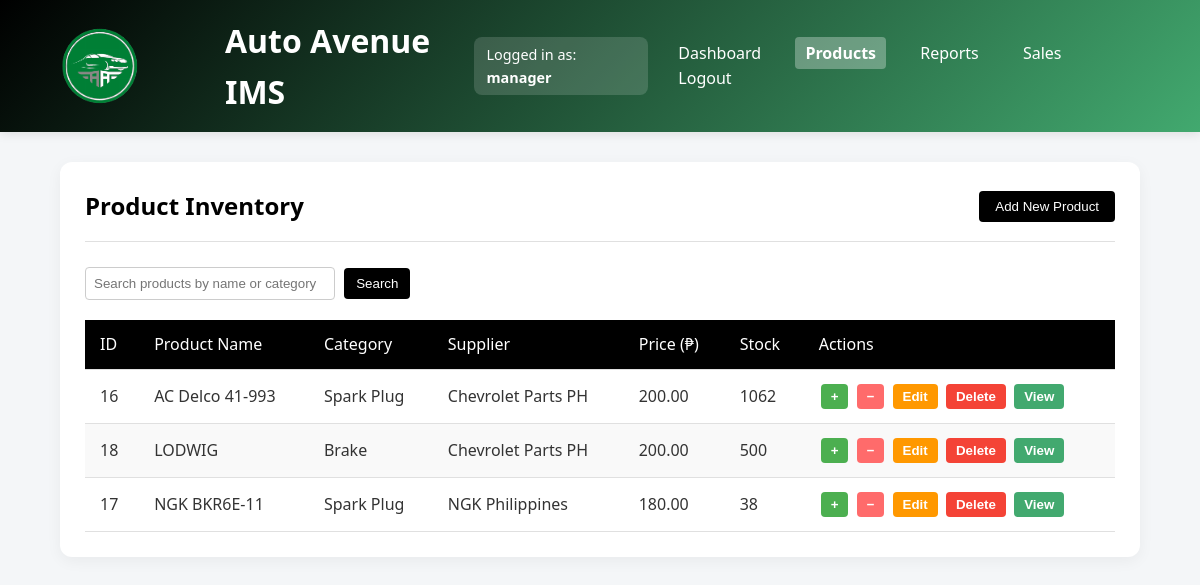
The app's page /products.php (signed in) with its own data.
### tables this page shows
CREATE TABLE `products` (
  `product_id` int(11) NOT NULL,
  `name` varchar(100) NOT NULL,
  `quantity` int(11) NOT NULL DEFAULT 0,
  `price` decimal(10,2) NOT NULL,
  `category` varchar(50) DEFAULT NULL,
  `min_stock_level` int(11) DEFAULT 10,
  `last_updated` timestamp NOT NULL DEFAULT current_timestamp() ON UPDATE current_timestamp(),
  `is_active` tinyint(1) DEFAULT 1,
  `warranty_period` varchar(50) DEFAULT NULL,
  `warranty_terms` text DEFAULT NULL,
  `vin_code` varchar(17) DEFAULT NULL,
  `supplier_id` int(11) DEFAULT NULL,
  `supplier` varchar(100) DEFAULT NULL
);

### products.php (the view, shortened to what this page needs)
<?php
$conn = new mysqli('localhost', 'root', '', 'auto_avenue_db');
$result = null;
try {
    if (isset($_GET['search']) && trim($_GET['search']) !== '') {
        $search = $conn->real_escape_string(trim($_GET['search']));
        $sql = "SELECT * FROM products WHERE is_active = TRUE AND (name LIKE '%$search%' OR category LIKE '%$search%') ORDER BY name ASC";
    } else {
        $sql = "SELECT * FROM products WHERE is_active = TRUE ORDER BY name ASC";
    }
    $result = $conn->query($sql);
} catch (Exception $e) {
    $error_message = $e->getMessage();
}
?>
<!DOCTYPE html>
<html lang="en">
<head>
</head>
<body>
  <header>
    <div class="container">
      <div style="display: flex; align-items: center; gap: 15px;">
        <img src="autoavelogo.svg" alt="Auto Avenue Logo" class="logo" width="150">
        <h1>Auto Avenue IMS</h1>
      </div>
      <?php if (isset($_SESSION['role'])): ?>
        <div style="background-color: rgba(255, 255, 255, 0.15); padding: 6px 12px; border-radius: 8px; font-size: 0.9rem;">
          Logged in as: <strong><?= htmlspecialchars($_SESSION['role']) ?></strong>
        </div>
      <?php endif; ?>
      <nav>
        <a href="dashboard.php">Dashboard</a>
        <a href="products.php"class="active">Products</a>
        <a href="reports.php">Reports</a>
        <a href="sales.php">Sales</a>
        <a href="logout.php">Logout</a>
      </nav>
    </div>
  </header>
  <main class="main-content">
    <div class="page-header">
      <h2>Product Inventory</h2>
      <div>
        <button class="add-product-btn" onclick="location.href='add_product.php'">Add New Product</button>
      </div>
    </div>
    <form method="GET" action="products.php" style="margin-bottom: 20px;">
  <input type="text" name="search" placeholder="Search products by name or category"
         value="<?= isset($_GET['search']) ? htmlspecialchars($_GET['search']) : '' ?>"
         style="padding: 8px; width: 250px; border-radius: 4px; border: 1px solid #ccc;">
  <button type="submit" class="add-product-btn" style="padding: 8px 12px; margin-left: 5px;">Search</button>
</form>
    <?php if ($result && $result->num_rows > 0): ?>
      <table>
        <thead>
          <tr>
            <th>ID</th>
            <th>Product Name</th>
            <th>Category</th>
            <th>Supplier</th>
            <th>Price (₱)</th>
            <th>Stock</th>
            <th>Actions</th>
          </tr>
        </thead>
        <tbody>
          <?php while ($row = $result->fetch_assoc()): ?>
            <tr>
              <td><?= $row['product_id'] ?></td>
              <td><?= htmlspecialchars($row['name']) ?></td>
              <td><?= htmlspecialchars($row['supplier']) ?></td>
              <td><?= htmlspecialchars($row['category']) ?></td>
              <td><?= number_format($row['price'], 2) ?></td>
              <td class="<?= $row['quantity'] <= $row['min_stock_level'] ? 'low-stock' : '' ?>">
                <?= $row['quantity'] ?>
              </td>
              <td>
                <div class="action-buttons">
                  <form class="action-form" action="products.php" method="POST">
                      <button class="action-btn add-btn" type="submit">+</button>
                  </form>
                  <form class="action-form" action="products.php" method="POST">
                      <button class="action-btn remove-btn" type="submit">−</button>
                  </form>
                  <form class="action-form" action="edit_product.php" method="GET">
                      <button class="action-btn edit-btn" type="submit">Edit</button>
                  </form>
                  <form class="action-form" action="delete_product.php" method="POST" onsubmit="return confirm('Are you sure?')">
                      <button class="action-btn delete-btn" type="submit">Delete</button>
                  </form>
                  <button class="action-btn view-btn"
                          onclick="showProductDetails(
                            <?= htmlspecialchars(json_encode([
                              'name' => $row['name'],
                              'category' => $row['category'],
                              'supplier' => $row['supplier'] ?? 'N/A',
                              'price' => number_format($row['price'], 2),
                              'quantity' => $row['quantity'],
                              'min_stock' => $row['min_stock_level'],
                              'warranty_period' => $row['warranty_period'] ?? 'None',
                              'warranty_terms' => $row['warranty_terms'] ?? 'None specified',
                              'vin_code' => $row['vin_code'] ?? 'Not provided'
                            ]), ENT_QUOTES, 'UTF-8') ?>
                          )">
                    View
                  </button>
                </div>
              </td>
            </tr>
          <?php endwhile; ?>
        </tbody>
      </table>
    <?php else: ?>
      <div class="empty-state">
        <p>No products found. Would you like to <a href="add_product.php">add a new product</a>?</p>
      </div>
    <?php endif; ?>
  </main>
</body>
</html>

### products.php (style rules this page uses)
:root { --primary: rgb(0, 0, 0); --primary-light: rgb(66, 169, 111); --secondary: #ff6b6b; --text-color: #333; --text-light: #666; --bg-color: #f4f6f8; --border-color: #e0e0e0; --warning: #ff9800; --danger: #f44336; --info: #2196F3; }
* { box-sizing: border-box; margin: 0; padding: 0; }
body { font-family: 'Segoe UI', Tahoma, Geneva, Verdana, sans-serif; background-color: var(--bg-color); color: var(--text-color); line-height: 1.6; }
header { background: linear-gradient(135deg, var(--primary), var(--primary-light)); color: white; padding: 15px 0; box-shadow: 0 2px 10px rgba(0, 0, 0, 0.1); }
.container { width: 90%; max-width: 1200px; margin: 0 auto; display: flex; justify-content: space-between; align-items: center; }
nav a { color: white; text-decoration: none; margin-left: 20px; font-weight: 500; transition: all 0.3s ease; padding: 5px 10px; border-radius: 4px; }
nav a.active { background-color: rgba(255, 255, 255, 0.3); font-weight: 600; }
.main-content { width: 90%; max-width: 1200px; margin: 30px auto; background: white; border-radius: 12px; box-shadow: 0 4px 15px rgba(0, 0, 0, 0.05); padding: 25px; }
.page-header { display: flex; justify-content: space-between; align-items: center; margin-bottom: 25px; padding-bottom: 15px; border-bottom: 1px solid var(--border-color); }
.page-header h2 { color: var(--primary); }
.add-product-btn { background-color: var(--primary); color: white; border: none; padding: 8px 16px; border-radius: 4px; cursor: pointer; font-weight: 500; transition: background-color 0.3s ease; }
table { width: 100%; border-collapse: collapse; margin-top: 20px; }
th, td { padding: 12px 15px; text-align: left; border-bottom: 1px solid var(--border-color); }
th { background-color: var(--primary); color: white; font-weight: 500; }
tr:nth-child(even) { background-color: #f9f9f9; }
.action-btn { border: none; padding: 5px 10px; border-radius: 4px; cursor: pointer; font-weight: bold; transition: all 0.2s ease; margin: 2px; }
.add-btn { background-color: #4CAF50; color: white; }
.remove-btn { background-color: var(--secondary); color: white; }
.edit-btn { background-color: var(--warning); color: white; }
.delete-btn { background-color: var(--danger); color: white; }
.view-btn { background-color: var(--primary-light); color: white; }
.action-form { display: inline-block; }

### records on screen
products: product_id "16", name "AC Delco 41-993", supplier "Spark Plug", category "Chevrolet Parts PH", price "200.00", quantity "1062"
products: product_id "18", name "LODWIG", supplier "Brake", category "Chevrolet Parts PH", price "200.00", quantity "500"
products: product_id "17", name "NGK BKR6E-11", supplier "Spark Plug", category "NGK Philippines", price "180.00", quantity "38"

### other values on screen
$_SESSION['role'] "manager"
